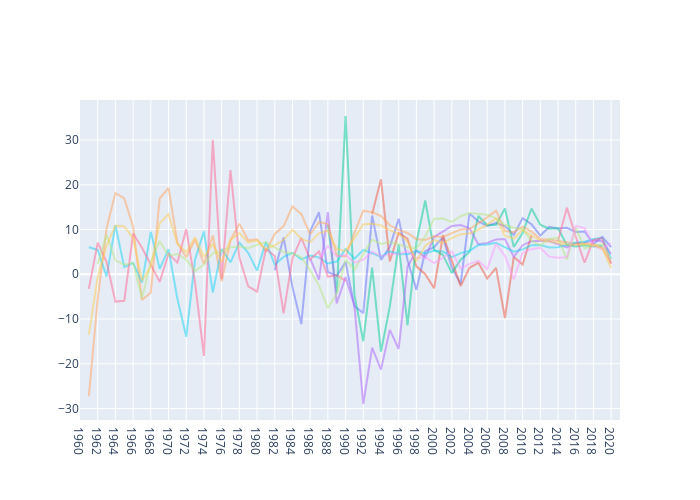

The notebook cell this image was saved under:
### Code cell
fig = go.Figure()
for i in top_country.values:
    fig.add_trace(go.Scatter(x=df['year'][df['country'] == i],
                   y=df['NY.GDP.MKTP.KD.ZG'][df['country'] == i],name =i,
                             opacity=0.5))
fig.update_layout(
    # title=dict(text='<b>Time Series of Stock Prices',
    #                          font=dict(size=26,
    #                                    color='grey'),
    #                          y=0.88
    #                         ),
    #               legend=dict(xanchor='left',
    #                           yanchor='bottom',
    #                           x=0.02,
    #                           y=0.83,
    #                          ),
                width=700,
                  height=500,
    showlegend=False
)
fig.show()
